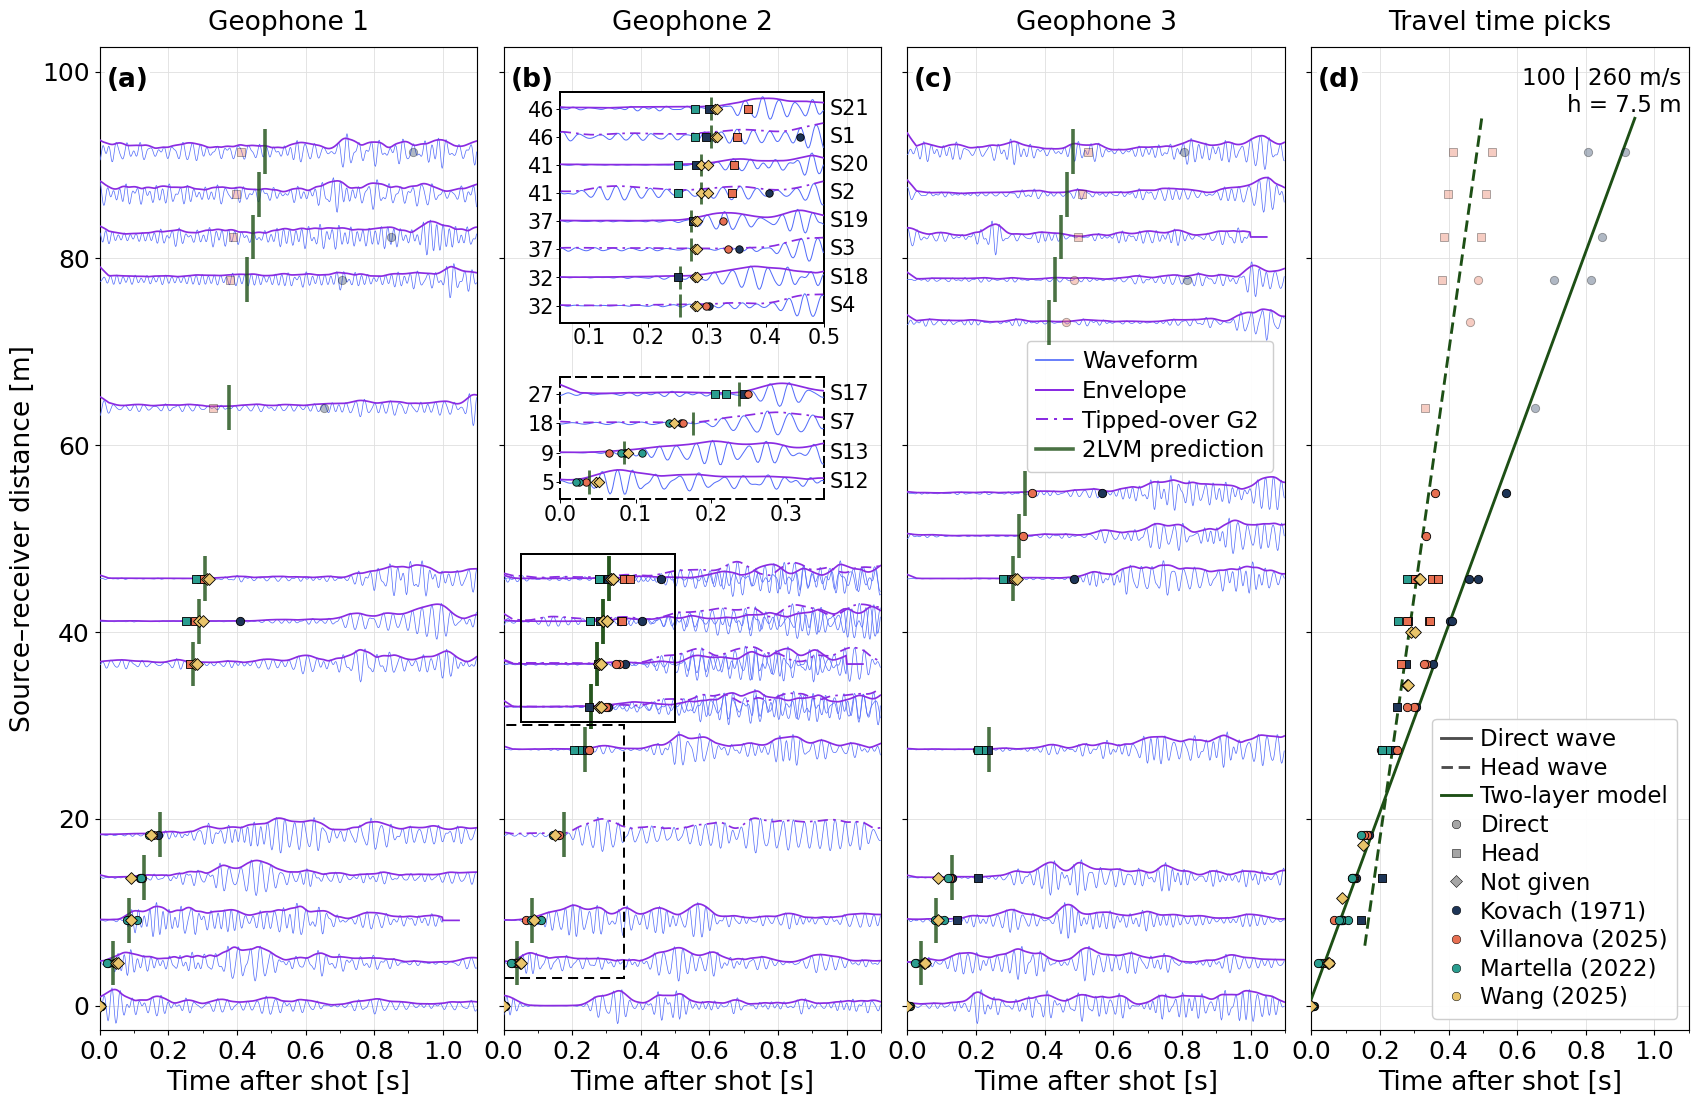

The Python source for this figure:
"""Figure 2: all 97 published P-wave picks with the first arrivals of our best two-layer model (2LVM)."""

import csv

import matplotlib.pyplot as plt
import numpy as np
from matplotlib.lines import Line2D
from matplotlib.patches import Rectangle
from matplotlib.ticker import MultipleLocator
from obspy import read
from obspy.signal.filter import bandpass, envelope

SEGY_DIR = "path/to/segy_data"   # shot_<N>_apollo_14.segy files and apollo14_ase_data_catalog.txt
PICKS_FILE = "path/to/apollo14_previous_p_wave_picks_97.txt"   # published P-wave picks
MODEL_FILE = "path/to/APOLLO14_best_two_layer_unlabelled.bm"   # best two-layer model (.bm, with "# Global t0")

FS = 18.5
FS_INSET = 14.5
plt.rcParams.update({"font.size": FS, "xtick.labelsize": FS - 1, "ytick.labelsize": FS - 1,
                     "legend.fontsize": 16})

WAVE = "#546DFA"
ENVELOPE = "#8A2BE2"
MODEL = "#1D4F15"
AUTHORS = {"Kovach_1971": ("Kovach (1971)", "#1D3557"),
           "Villanova_2025": ("Villanova (2025)", "#E76F51"),
           "Martella_2022": ("Martella (2022)", "#2A9D8F"),
           "Wang_2025": ("Wang (2025)", "#E9C46A")}
ON_TOP = {"Kovach_1971": 0.1, "Villanova_2025": 0.2, "Martella_2022": 0.3, "Wang_2025": 0.4}
MARKERS = {"DIRECT": "o", "HEAD": "s", "UNKNOWN": "D"}
DASH = (0, (6, 3, 1.5, 3))

GEOPHONES = ["G1", "G2", "G3"]   # SEGY trace order
TIPPED_G2 = [1, 2, 3, 4, 7]      # shots recorded while G2 was tipped over
SHORT_SHOTS = [12, 19]           # records that stop early
FREQ = (30, 60)                  # band-pass [Hz]
PROCESS_END = 1.45               # s of record that is filtered
TMAX = 1.1                       # s shown
MATCH = 2.5                      # m; offset-only picks are drawn on every trace this close in distance
FAR = 60                         # m; picks beyond this are faded


def filter_trace(x, fs):
    """Linear detrend, reflection padding, then a zero-phase 4-pole Butterworth band-pass."""
    i = np.arange(len(x))
    x = x - np.polyval(np.polyfit(i, x, 1), i)
    x = x - x.mean()
    n = min(max(1, round(0.25 * fs)), len(x) - 1)
    y = bandpass(np.pad(x, n, mode="reflect"), *FREQ, df=fs, corners=4, zerophase=True)
    return y[n:-n]


def smooth_envelope(x, fs):
    """Envelope smoothed with a 0.05 s running mean."""
    n = round(0.05 * fs)
    env = np.pad(envelope(x), (n // 2, n - 1 - n // 2), mode="edge")
    return np.convolve(env, np.ones(n) / n, mode="valid")


# ---- read and process the records
with open(f"{SEGY_DIR}/apollo14_ase_data_catalog.txt", encoding="utf-8-sig") as f:
    catalog = list(csv.DictReader(f, delimiter="\t"))

traces = {g: [] for g in GEOPHONES}
for row in catalog:
    shot = int(row["ASE_data"].split()[-1])
    for g, tr in zip(GEOPHONES, read(f"{SEGY_DIR}/shot_{shot}_apollo_14.segy", format="SEGY")):
        fs = tr.stats.sampling_rate
        raw = tr.data.astype(float)
        stop = int(PROCESS_END * fs) + 1
        if shot in SHORT_SHOTS:
            stop = min(stop, np.flatnonzero(raw)[-1] + 1)
        wave = filter_trace(raw[:stop], fs)
        env = smooth_envelope(wave, fs)
        if shot in SHORT_SHOTS:   # show 0.05 s of flat line after the end of a short record
            flat = np.zeros(min(round(0.05 * fs), int(PROCESS_END * fs) + 1 - stop))
            wave, env = np.r_[wave, flat], np.r_[env, flat]
        t = np.arange(len(wave)) / fs
        keep = t <= TMAX
        peak = np.abs(wave[keep]).max()
        traces[g].append(dict(shot=shot, dist=float(row[f"Distance_{g}_m"]), t=t[keep],
                              wave=wave[keep] / peak, env=env[keep] / peak))
for g in GEOPHONES:
    traces[g].sort(key=lambda tr: tr["dist"])

# ---- picks: on their own trace, or (offset only) on every trace at about that distance
picks = []
for line in open(PICKS_FILE, encoding="utf-8-sig"):
    fields = line.split()
    if len(fields) == 7 and fields[0] in AUTHORS:   # source, phase, shot, geophone, shot_x, offset, time
        source, phase, shot, g, _, offset, t = fields
        picks.append((source, phase, shot, g, float(offset), float(t)))

markers = []
for source, phase, shot, g, offset, t in picks:
    if g == "NA":
        matches = [(mg, tr) for mg in GEOPHONES for tr in traces[mg] if abs(tr["dist"] - offset) <= MATCH]
    else:
        matches = [(g, tr) for tr in traces[g] if tr["shot"] == int(shot)]
    for mg, tr in matches:
        markers.append((mg, tr["shot"], tr["dist"], t, source, phase, offset))

# ---- two-layer model: depth [km] and V_P [km/s] columns, and the fitted time shift t0
lines = open(MODEL_FILE).read().splitlines()
T0 = float(next(l for l in lines if l.startswith("# Global t0")).split("=")[1].split()[0])
table = np.array([l.split()[:2] for l in lines if l.split() and l.split()[0][0].isdigit()], float) * 1000
depth, vp = table.T
V1, V2 = vp[0], vp[-1]
H = depth[np.flatnonzero(np.diff(vp))[0]]   # interface depth


def model_times(x):
    """Direct and head-wave travel times [s] at distance x [m] (head wave only beyond the critical distance)."""
    angle = np.arcsin(V1 / V2)
    head = x / V2 + 2 * H * np.cos(angle) / V1 + T0
    return x / V1 + T0, np.where(x >= 2 * H * np.tan(angle), head, np.nan)


def first_arrival(x):
    return np.fmin(*model_times(x))


def draw_pick(ax, t, y, source, phase, offset, size=34, z=20):
    ax.scatter(t, y, s=size, marker=MARKERS[phase], fc=AUTHORS[source][1], ec="black", lw=0.6,
               alpha=0.35 if offset > FAR else 1, zorder=z + ON_TOP[source])


all_distances = np.array([tr["dist"] for g in GEOPHONES for tr in traces[g]])
height = 0.42 * np.diff(np.unique(all_distances)).min()
pad = max(2.5, 1.35 * height)


def add_inset(ax, distance_range, time_range, box, ls):
    """Zoom on the G2 traces in distance_range: one row per trace, renormalised in the window."""
    rows = sorted((tr for tr in traces["G2"] if distance_range[0] <= tr["dist"] <= distance_range[1]),
                  key=lambda tr: (tr["dist"], tr["shot"]))
    t0, t1 = time_range
    ax.add_patch(Rectangle((t0, rows[0]["dist"] - 1.6), t1 - t0, rows[-1]["dist"] - rows[0]["dist"] + 4.2,
                           fill=False, lw=1.4, ls=ls, zorder=15))

    inset = ax.inset_axes([box[0], box[1] - box[3], box[2], box[3]], zorder=30)
    for spine in inset.spines.values():
        spine.set(linewidth=1.4, linestyle=ls)
    inset.tick_params(labelsize=FS_INSET, length=2.5, width=0.7, pad=1.5)

    for i, tr in enumerate(rows):
        window = (tr["t"] >= t0) & (tr["t"] <= t1)
        scale = np.abs(tr["wave"][window]).max()
        inset.plot(tr["t"][window], i + 0.42 * tr["wave"][window] / scale, color=WAVE, lw=0.7, zorder=5)
        inset.plot(tr["t"][window], i + 0.42 * tr["env"][window] / scale, color=ENVELOPE, lw=1.2,
                   ls=DASH if tr["shot"] in TIPPED_G2 else "-", zorder=6)
        inset.text(t1 + 0.02 * (t1 - t0), i, f"S{tr['shot']}", va="center", fontsize=FS_INSET)
        t = first_arrival(tr["dist"])
        inset.plot([t, t], [i - 0.4, i + 0.4], color=MODEL, lw=2, alpha=0.8, solid_capstyle="butt", zorder=8)
        for g, shot, _, t, source, phase, offset in markers:
            if g == "G2" and shot == tr["shot"] and t0 <= t <= t1:
                draw_pick(inset, t, i, source, phase, offset, size=27, z=10)

    inset.set(xlim=time_range, ylim=(-0.6, len(rows) - 0.4))
    inset.set_yticks(range(len(rows)))
    inset.set_yticklabels([f"{tr['dist']:.0f}" for tr in rows])
    inset.xaxis.set_major_locator(MultipleLocator(0.1))


# ---- plot
fig, axes = plt.subplots(1, 4, figsize=(16.5, 10.84), sharey=True)
fig.subplots_adjust(left=0.06, right=0.995, bottom=0.075, top=0.955, wspace=0.07)

# (a)-(c) waveforms with picks and model first arrivals
for ax, g in zip(axes, GEOPHONES):
    for tr in traces[g]:
        ls = DASH if g == "G2" and tr["shot"] in TIPPED_G2 else "-"
        ax.plot(tr["t"], tr["dist"] + height * tr["wave"], color=WAVE, lw=0.5, zorder=8)
        ax.plot(tr["t"], tr["dist"] + height * tr["env"], color=ENVELOPE, lw=1.2, ls=ls, zorder=9)
        t = first_arrival(tr["dist"])
        ax.plot([t, t], [tr["dist"] - 1.25 * height, tr["dist"] + 1.25 * height], color=MODEL, lw=2.5,
                alpha=0.8, solid_capstyle="butt", zorder=12)
    for mg, _, d, t, source, phase, offset in markers:
        if mg == g:
            draw_pick(ax, t, d, source, phase, offset)
    ax.set_title(f"Geophone {g[1]}", fontsize=FS, pad=12)

add_inset(axes[1], (31, 47), (0.05, 0.50), (0.15, 0.955, 0.70, 0.235), "-")
add_inset(axes[1], (4, 28), (0.0, 0.35), (0.15, 0.665, 0.70, 0.125), (0, (5, 3)))

axes[2].legend(handles=[
    Line2D([], [], color=WAVE, lw=1.2, label="Waveform"),
    Line2D([], [], color=ENVELOPE, lw=1.4, label="Envelope"),
    Line2D([], [], color=ENVELOPE, lw=1.4, ls=DASH, label="Tipped-over G2"),
    Line2D([], [], color=MODEL, lw=2.5, alpha=0.8, label="2LVM prediction")],
    loc="center right", bbox_to_anchor=(1.0, 0.635), framealpha=0.95,
    handlelength=1.6, handletextpad=0.4, borderpad=0.4, labelspacing=0.3)

# (d) travel times of all picks
ax = axes[3]
for source, phase, _, _, offset, t in picks:
    draw_pick(ax, t, offset, source, phase, offset)
x = np.linspace(0, 95, 400)
direct, head = model_times(x)
ax.plot(direct, x, color=MODEL, lw=2, zorder=17)
ax.plot(head, x, color=MODEL, lw=2, ls=(0, (4, 2)), zorder=17)
ax.set_title("Travel time picks", fontsize=FS, pad=12)
ax.text(0.98, 0.98, f"{V1:.0f} | {V2:.0f} m/s\nh = {H:.1f} m", transform=ax.transAxes,
        ha="right", va="top", fontsize=16)

curves = [Line2D([], [], color="0.3", lw=2, label="Direct wave"),
          Line2D([], [], color="0.3", lw=2, ls=(0, (4, 2)), label="Head wave"),
          Line2D([], [], color=MODEL, lw=2, label="Two-layer model")]
shapes = [Line2D([], [], marker=MARKERS[k], ls="", ms=6, mfc="0.65", mec="black", mew=0.35, label=label)
          for k, label in (("DIRECT", "Direct"), ("HEAD", "Head"), ("UNKNOWN", "Not given"))]
authors = [Line2D([], [], marker="o", ls="", ms=6, mfc=colour, mec="black", mew=0.35, label=label)
           for label, colour in AUTHORS.values()]
ax.legend(handles=curves + shapes + authors, loc="lower right", framealpha=0.95,
          handlelength=1.3, handletextpad=0.4, borderpad=0.4, labelspacing=0.25)

axes[0].set_ylim(-pad, max(100, all_distances.max()) + pad)
axes[0].yaxis.set_major_locator(MultipleLocator(20))
axes[0].set_ylabel("Source–receiver distance [m]")
for letter, ax in zip("abcd", axes):
    ax.text(0.018, 0.98, f"({letter})", transform=ax.transAxes, va="top", fontsize=FS,
            fontweight="bold", bbox=dict(fc="white", ec="none", pad=1), zorder=40)
    ax.set_xlim(0, TMAX)
    ax.xaxis.set_major_locator(MultipleLocator(0.2))
    ax.xaxis.set_minor_locator(MultipleLocator(0.1))
    ax.set_xlabel("Time after shot [s]")
    ax.set_axisbelow(True)
    ax.grid(color="0.88", lw=0.6)

fig.savefig("Figure2.png", dpi=103, bbox_inches="tight", facecolor="white")
